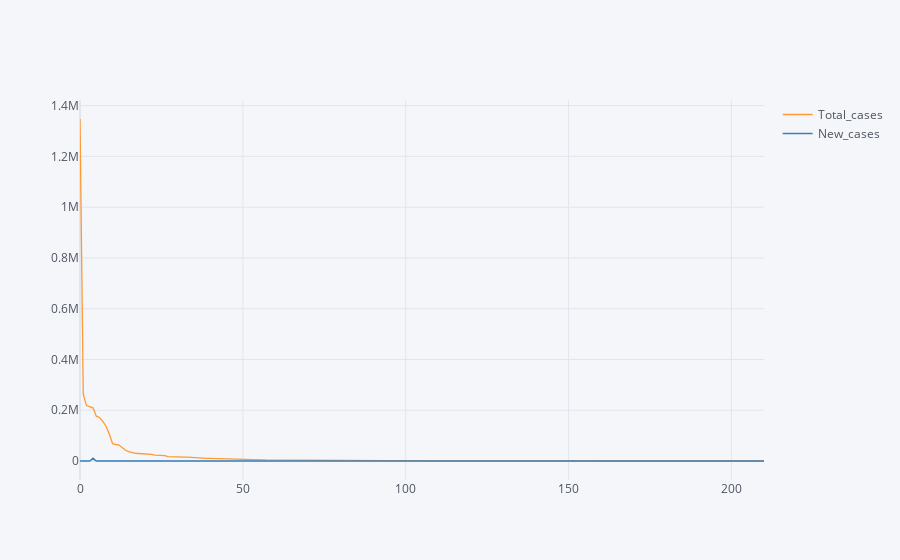

Write notebook code for a chart like this one.
### Code cell
main(cat)

### Figure 1 — Plotly figure (JSON) as saved in the notebook; plotly's stock layout.template omitted (floating-point values rounded to 4 significant figures; data arrays with more than 128 entries replaced by an {"elided": "..."} marker saying what was removed)
{"data": [{"line": {"color": "rgba(255, 153, 51, 1.0)", "dash": "solid", "shape": "linear", "width": 1.3}, "mode": "lines", "name": "Total_cases", "text": "", "type": "scatter", "x": {"elided": "211 int values"}, "y": {"elided": "211 int values"}}, {"line": {"color": "rgba(55, 128, 191, 1.0)", "dash": "solid", "shape": "linear", "width": 1.3}, "mode": "lines", "name": "New_cases", "text": "", "type": "scatter", "x": {"elided": "211 int values"}, "y": {"elided": "211 int values"}}], "layout": {"legend": {"bgcolor": "#F5F6F9", "font": {"color": "#4D5663"}}, "paper_bgcolor": "#F5F6F9", "plot_bgcolor": "#F5F6F9", "title": {"font": {"color": "#4D5663"}}, "xaxis": {"gridcolor": "#E1E5ED", "showgrid": true, "tickfont": {"color": "#4D5663"}, "title": {"font": {"color": "#4D5663"}, "text": ""}, "zerolinecolor": "#E1E5ED"}, "yaxis": {"gridcolor": "#E1E5ED", "showgrid": true, "tickfont": {"color": "#4D5663"}, "title": {"font": {"color": "#4D5663"}, "text": ""}, "zerolinecolor": "#E1E5ED"}}}
